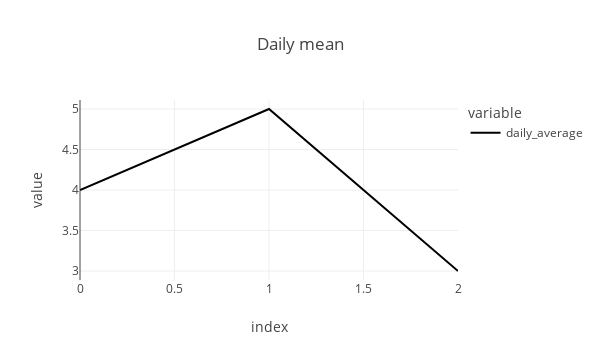

Here is the notebook cell this chart was saved with:
### Code cell
#| export

st.subheader("Ploting")

import plotly.express as px

df_daily = df[["rating"]].mean(axis="columns").rename("daily_average")
fig = px.line(df_daily, title="Daily mean", width=600)
st.write(fig)

### Figure 1 — Plotly figure (JSON) as saved in the notebook; plotly's stock layout.template omitted (floating-point values rounded to 4 significant figures)
{"data": [{"hovertemplate": "variable=daily_average<br>index=%{x}<br>value=%{y}<extra></extra>", "legendgroup": "daily_average", "line": {"color": "#000001", "dash": "solid"}, "marker": {"symbol": "circle"}, "mode": "lines", "name": "daily_average", "orientation": "v", "showlegend": true, "type": "scatter", "x": [0, 1, 2], "xaxis": "x", "y": [4.0, 5.0, 3.0], "yaxis": "y"}], "layout": {"height": 360, "legend": {"title": {"text": "variable"}, "tracegroupgap": 0}, "title": {"text": "Daily mean"}, "width": 600, "xaxis": {"anchor": "y", "autorange": true, "domain": [0, 1], "range": [0, 2], "title": {"text": "index"}, "type": "linear"}, "yaxis": {"anchor": "x", "autorange": true, "domain": [0, 1], "range": [2.889, 5.111], "title": {"text": "value"}, "type": "linear"}}}
